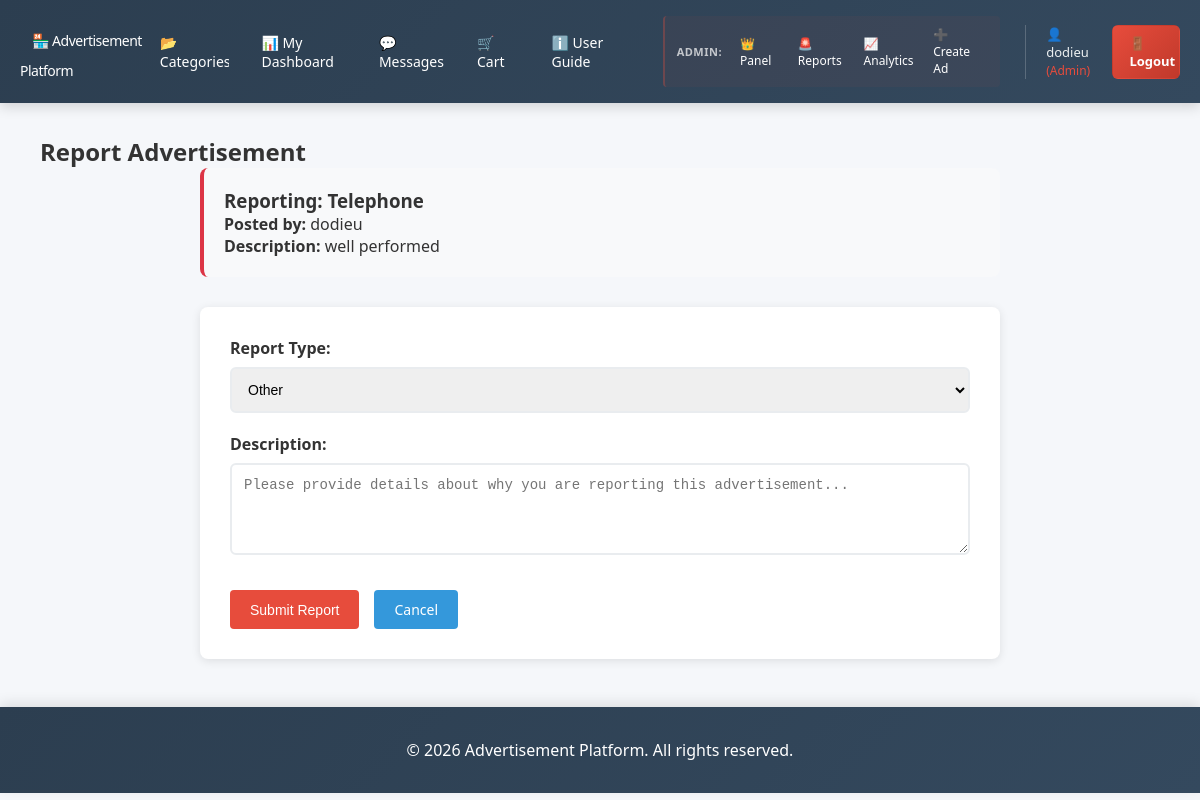
Page /advertisement/0789377615/report/ (signed in) on the committed database.
### myapp/models.py (models this page shows, shortened)
class Advertisement(models.Model):
    STATUS_CHOICES = [
        ('active', 'Active'),
        ('sold', 'Sold'),
        ('expired', 'Expired'),
        ('pending', 'Pending Approval'),
    ]
    user = models.ForeignKey(
        settings.AUTH_USER_MODEL,
        on_delete=models.CASCADE,
        related_name="ads"
    )
    image = models.ImageField(
        upload_to='advertisements/',
        default='defaults/no-image.png',
        blank=True,
        null=True
    )
    title = models.CharField(max_length=200)
    slug = models.SlugField(unique=True)
    description = models.TextField()
    price = models.DecimalField(max_digits=12, decimal_places=2)
    category = models.ForeignKey(
        Category,
        on_delete=models.SET_NULL,
        null=True
    )
    city = models.CharField(max_length=100)
    status = models.CharField(
        max_length=20,
        choices=STATUS_CHOICES,
        default='pending'
    )
    views = models.PositiveIntegerField(default=0)
    is_featured = models.BooleanField(default=False)
    likes = models.ManyToManyField(
        settings.AUTH_USER_MODEL,
        related_name='liked_ads',
        blank=True
    )
    shares_count = models.PositiveIntegerField(default=0)  # optional: simple share counter
    created_at = models.DateTimeField(auto_now_add=True)
    updated_at = models.DateTimeField(auto_now=True)
    class Meta:
        ordering = ['-created_at']

### myapp/views.py (the view, shortened to what this page needs)
# urls.py: path('advertisement/<slug:slug>/report/', views.ReportAdvertisementView.as_view(), name='report-ad'),
class ReportAdvertisementView(LoginRequiredMixin, CreateView):
    model = Report
    form_class = ReportForm
    template_name = 'myapp/report_ad.html'
    def dispatch(self, request, *args, **kwargs):
        self.ad = get_object_or_404(Advertisement, slug=kwargs.get('slug'))
        return super().dispatch(request, *args, **kwargs)
    def get_context_data(self, **kwargs):
        context = super().get_context_data(**kwargs)
        context['advertisement'] = self.ad
        return context

### myapp/forms.py
class ReportForm(forms.ModelForm):
    class Meta:
        model = Report
        fields = ['report_type', 'description']
        widgets = {
            'description': forms.Textarea(attrs={'rows': 4, 'placeholder': 'Please provide details about why you are reporting this advertisement...'})
        }

### myapp/Templates/myapp/report_ad.html (shortened to what this page needs)
{% extends 'myapp/base.html' %}
{% block content %}
<div class="container">
    <h2>Report Advertisement</h2>
    <div class="report-form-container">
        <div class="ad-info">
            <h3>Reporting: {{ advertisement.title }}</h3>
            <p><strong>Posted by:</strong> {{ advertisement.user.username }}</p>
            <p><strong>Description:</strong> {{ advertisement.description|truncatechars:200 }}</p>
        </div>
        <form method="post" class="report-form">
            <div class="form-group">
                <label for="{{ form.report_type.id_for_label }}">Report Type:</label>
                {{ form.report_type }}
            </div>
            <div class="form-group">
                <label for="{{ form.description.id_for_label }}">Description:</label>
                {{ form.description }}
            </div>
            <div class="form-actions">
                <button type="submit" class="btn btn-danger">Submit Report</button>
                <a href="{% url 'advertisement-detail' advertisement.slug %}" class="btn btn-secondary">Cancel</a>
            </div>
        </form>
    </div>
</div>
{% endblock %}

### myapp/Templates/myapp/base.html (shortened to what this page needs)
<!DOCTYPE html>
<html lang="en">
<head>
</head>
<body>
    <header>
        <nav>
            <h1><a href="{% url 'landing' %}">🏪 Advertisement Platform</a></h1>
            <div class="nav-menu">
                <div class="nav-links">
                    {% if user.is_authenticated %}
                        <a href="{% url 'category-list' %}">📂 Categories</a>
                        <a href="{% url 'user-dashboard' %}">📊 My Dashboard</a>
                        <a href="{% url 'inbox' %}">💬 Messages</a>
                        <a href="{% url 'cart' %}">🛒 Cart</a>
                        <a href="{% url 'user-roles' %}">ℹ️ User Guide</a>
                        {% if user.is_staff %}
                            <div class="admin-section">
                                <span class="admin-label">Admin:</span>
                                <a href="{% url 'admin-dashboard' %}">👑 Panel</a>
                                <a href="{% url 'admin-reports' %}">🚨 Reports</a>
                                <a href="{% url 'share-analytics' %}">📈 Analytics</a>
                                <a href="{% url 'advertisement-create' %}">➕ Create Ad</a>
                            </div>
                        {% endif %}
                    {% endif %}
                </div>
                <div class="auth-links">
                    {% if user.is_authenticated %}
                        <div class="user-info">
                            <span>👤 {{ user.username }}
                                {% if user.is_staff %}
                                    <span style="color: #e74c3c; font-size: 12px;">(Admin)</span>
                                {% else %}
                                    <span style="color: #27ae60; font-size: 12px;">(User)</span>
                                {% endif %}
                            </span>
                        </div>
                        <a href="{% url 'user-logout' %}" class="btn-logout">🚪 Logout</a>
                    {% else %}
                        <a href="{% url 'login' %}" class="btn-login">🔐 Login</a>
                        <a href="{% url 'signup' %}" class="btn-signup">📝 Create Account</a>
                    {% endif %}
                </div>
            </div>
        </nav>
    </header>
    <div class="container">
        {% block content %}{% endblock %}
    </div>
    <footer>
        <p>&copy; 2026 Advertisement Platform. All rights reserved.</p>
    </footer>
</body>
</html>

### myapp/Templates/myapp/base.html (style rules this page uses)
* { margin: 0; padding: 0; box-sizing: border-box; }
body { font-family: 'Segoe UI', Tahoma, Geneva, Verdana, sans-serif; background-color: #f5f7fa; color: #333; }
header { background: linear-gradient(135deg, #2c3e50 0%, #34495e 100%); color: white; padding: 1rem 0; box-shadow: 0 4px 12px rgba(0,0,0,0.15); position: sticky; top: 0; z-index: 100; }
nav { max-width: 1200px; margin: 0 auto; display: flex; justify-content: space-between; align-items: center; padding: 0 20px; }
nav h1 { font-size: 22px; font-weight: 700; letter-spacing: -0.5px; }
nav h1 a { color: white; text-decoration: none; transition: color 0.3s; }
.nav-menu { display: flex; align-items: center; gap: 25px; }
.nav-links { display: flex; gap: 20px; align-items: center; }
.admin-section { display: flex; align-items: center; gap: 10px; margin-left: 20px; padding-left: 20px; border-left: 2px solid rgba(231, 76, 60, 0.3); background: rgba(231, 76, 60, 0.05); border-radius: 4px; padding: 6px 12px; }
.admin-label { font-size: 11px; color: rgba(255,255,255,0.7); font-weight: 600; text-transform: uppercase; letter-spacing: 0.5px; }
.admin-section a { font-size: 12px; padding: 4px 8px; }
nav a { color: white; text-decoration: none; font-size: 14px; font-weight: 500; transition: all 0.25s ease; padding: 8px 12px; border-radius: 4px; position: relative; overflow: hidden; }
nav a::after { content: ""; position: absolute; left: 50%; bottom: 6px; width: 0; height: 2px; background: rgba(52, 152, 219, 1); border-radius: 2px; transition: width 0.25s ease, left 0.25s ease; }
.auth-links { display: flex; gap: 10px; align-items: center; border-left: 1px solid rgba(255,255,255,0.2); padding-left: 20px; }
.btn-logout { background: linear-gradient(135deg, #e74c3c, #c0392b); color: white; padding: 8px 16px; border-radius: 6px; text-decoration: none; font-weight: 600; font-size: 13px; transition: all 0.3s; border: 1px solid transparent; }
.user-info { position: relative; display: flex; align-items: center; gap: 8px; font-size: 13px; color: #ecf0f1; cursor: pointer; }
.container { max-width: 1200px; margin: 2rem auto; padding: 0 20px; }
.btn { display: inline-block; padding: 10px 20px; background-color: #3498db; color: white; text-decoration: none; border-radius: 4px; border: none; cursor: pointer; font-size: 14px; transition: all 0.3s; }
.btn-danger { background-color: #e74c3c; }
footer { background: linear-gradient(135deg, #2c3e50 0%, #34495e 100%); color: white; text-align: center; padding: 2rem; margin-top: 3rem; box-shadow: 0 -4px 12px rgba(0,0,0,0.1); }

### myapp/Templates/myapp/report_ad.html (style rules this page uses)
.report-form-container { max-width: 800px; margin: 0 auto; }
.ad-info { background: #f8f9fa; padding: 20px; border-radius: 8px; margin-bottom: 30px; border-left: 4px solid #dc3545; }
.report-form { background: white; padding: 30px; border-radius: 8px; box-shadow: 0 2px 10px rgba(0,0,0,0.1); }
.form-group { margin-bottom: 20px; }
.form-group label { display: block; margin-bottom: 8px; font-weight: 600; color: #333; }
.form-group select, .form-group textarea { width: 100%; padding: 12px; border: 2px solid #e9ecef; border-radius: 6px; font-size: 14px; transition: border-color 0.3s; }
.form-actions { display: flex; gap: 15px; margin-top: 30px; }

### rows in the picture
Advertisement: title "Telephone", user.username "dodieu", description "well performed"

### other values in the picture
{{ user.username }} "dodieu"
